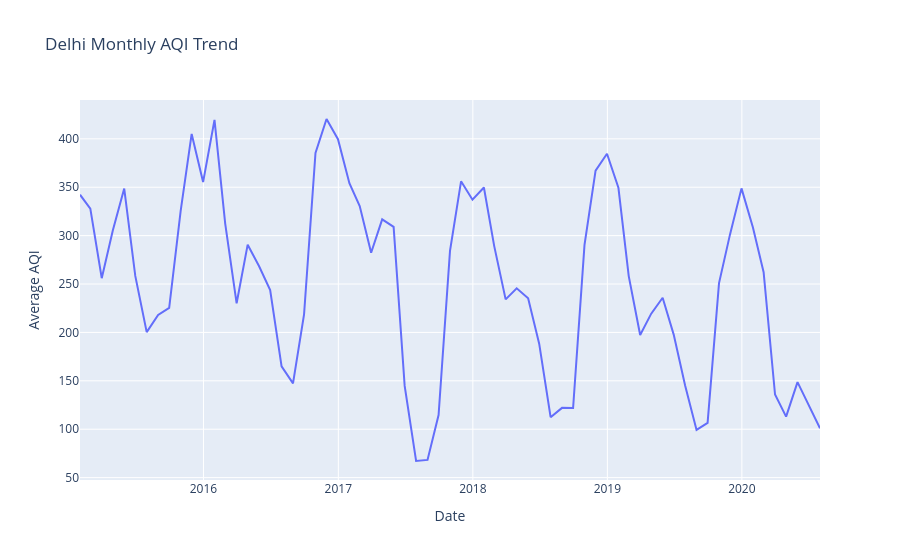

Notebook code for this chart:
### Code cell
delhi = monthly[monthly["City"] == "Delhi"]

fig = px.line(
    delhi,
    x="Date",
    y="Valid_AQI",
    title="Delhi Monthly AQI Trend",
    labels={"Valid_AQI": "Average AQI"}
)

fig.show()
